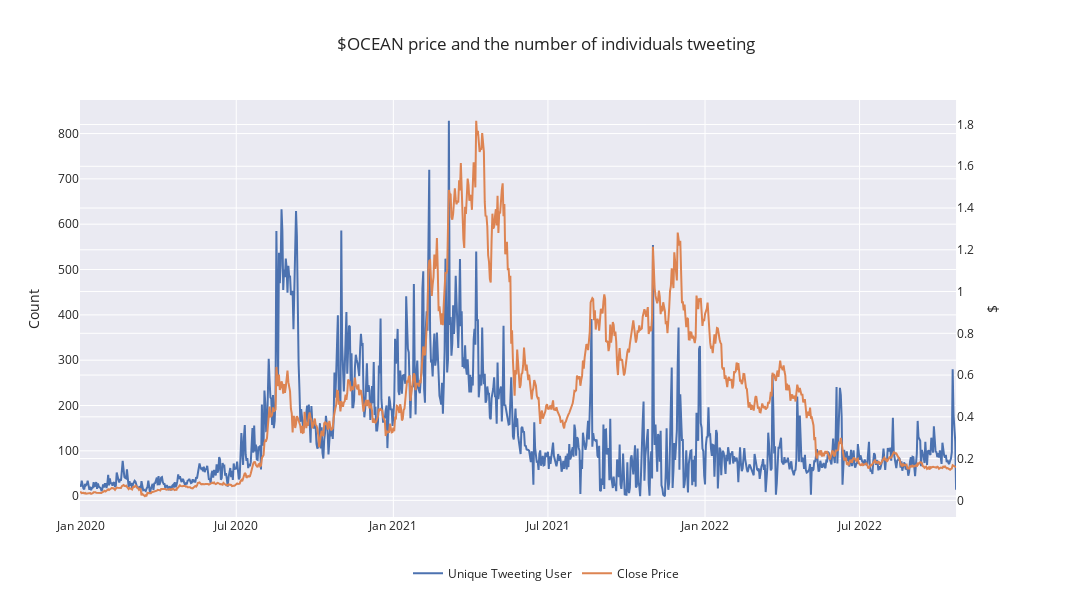

Notebook code cell kept with this figure:
### Code cell
fig = go.Figure()
fig = make_subplots(specs=[[{"secondary_y": True}]])

fig.add_trace(go.Scatter(name="Unique Tweeting User", x=df_merge["date"], y=df_merge["user_id"]), secondary_y=False)
fig.add_trace(go.Scatter(name="Close Price", x=df_merge["date"], y=df_merge["Close"]), secondary_y=True)

fig.update_yaxes(title_text='Count', secondary_y=False)
fig.update_yaxes(title_text='$', secondary_y=True)
fig.update_layout(legend = dict(orientation = 'h', xanchor = "center", x = 0.5, y= -0.1))
fig.update_layout(title={'text':'$OCEAN price and the number of individuals tweeting'})
fig.update_layout(width=1200, height=600)
fig.show()

### Figure 1 — Plotly figure (JSON) as saved in the notebook; plotly's stock layout.template omitted (floating-point values rounded to 4 significant figures; data arrays with more than 128 entries replaced by an {"elided": "..."} marker saying what was removed)
{"data": [{"name": "Unique Tweeting User", "type": "scatter", "x": {"elided": "1027 str values"}, "xaxis": "x", "y": {"elided": "1027 int values"}, "yaxis": "y"}, {"name": "Close Price", "type": "scatter", "x": {"elided": "1027 str values"}, "xaxis": "x", "y": {"elided": "1027 float values"}, "yaxis": "y2"}], "layout": {"height": 600, "legend": {"orientation": "h", "x": 0.5, "xanchor": "center", "y": -0.1}, "title": {"text": "$OCEAN price and the number of individuals tweeting"}, "width": 1200, "xaxis": {"anchor": "y", "domain": [0, 0.94]}, "yaxis": {"anchor": "x", "domain": [0, 1], "title": {"text": "Count"}}, "yaxis2": {"anchor": "x", "overlaying": "y", "side": "right", "title": {"text": "$"}}}}
